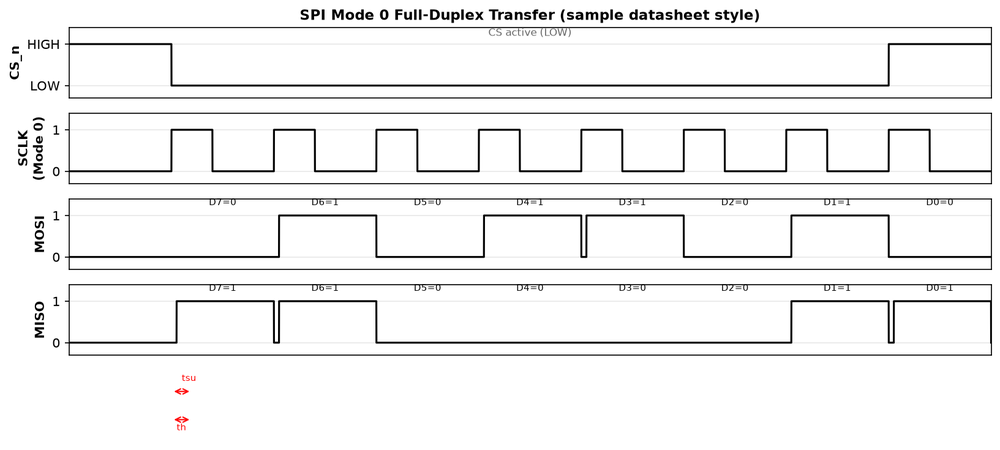
#> input picture test-input-spi.png, 1000 x 450 px, shrunk from 1633 x 735 before the run, found by its file name
$ python measure_input.py
#> lines starting #> are read from the running program, lines starting #| are printed output that depends on the picture
#!/usr/bin/env python3
# -*- coding: utf-8 -*-
"""
measure_input.py — 从「原图」里量出时钟对齐线该画在哪，落盘成 clk-overlay.json。

设计原则（对应铁律 0：原图不可修改）：
  * 本脚本**只读**原图，绝不写回、绝不重画。原图是基准，不是产物。
  * 叠加线位置不靠人手算，而是**从原图自身的 SCLK 时钟边沿量出来** ——
    这样任何人对原图的改动都会让叠加线对不上，且能被 selftest 发现。
  * 量出来的结果存 `assets/clk-overlay.json`，网页/报告只消费这份 JSON。

量什么：
  1. 绘图区左右边界（看哪两列在整幅图高度上都是深色 → 坐标轴竖边框）
  2. 面板堆叠的上下边界（近满宽的深色行 → 横边框）
  3. SCLK 面板里的电平跳变 → 取上升沿 = 每个 SCLK 周期的起点
  4. 位边界 = 8 个上升沿 + 末尾再加一个周期

依赖：matplotlib（读 PNG）+ numpy。仅在需要重新测量时运行。
用法：
  python3 scripts/measure_input.py            # 重新测量并写入 assets/clk-overlay.json
  python3 scripts/measure_input.py --print    # 只打印，不落盘
"""
import argparse
import hashlib
import json
import os
import sys

HERE = os.path.dirname(os.path.abspath(__file__))
ROOT = os.path.dirname(HERE)
DEFAULT_PNG = os.path.join(ROOT, "assets", "test-input-spi.png")
DEFAULT_OUT = os.path.join(ROOT, "assets", "clk-overlay.json")

# 检测参数
DARK = 0.45          # 灰度阈值：低于此视为深色（信号线 / 边框）
SPINE_COL = 0.75     # 整列深色比例 > 此值 → 竖直边框
SPINE_ROW = 0.80     # 整行深色比例 > 此值 → 横边框
JUMP = 20            # 电平跳变判定：上下端像素差 > 此值


def sha256(path):
    h = hashlib.sha256()
    with open(path, "rb") as f:
        for chunk in iter(lambda: f.read(1 << 20), b""):
            h.update(chunk)
    return h.hexdigest()


def _group(vals, gap):
    out, cur = [], []
    for v in vals:
        if cur and v - cur[-1] > gap:
            out.append(cur)
            cur = []
        cur.append(v)
    if cur:
        out.append(cur)
    return out


def measure(png_path):
    import matplotlib
    matplotlib.use("Agg")
    import matplotlib.image as mpimg
    import numpy as np

    im = mpimg.imread(png_path)[..., :3]
    H, W = im.shape[:2]
#> H = 450; W = 1000
    g = im.mean(axis=2)
    dark = g < DARK
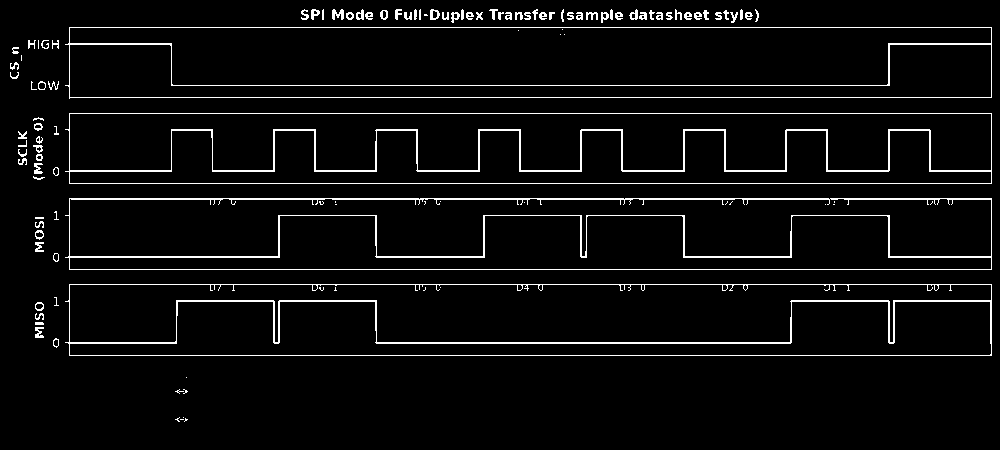
#> dark: shape (450, 1000) bool; 4.7% white in thin lines or dots

    # --- 1. 面板横边框 ---
    rf = dark.mean(axis=1)
#> rf = 450 values, max 0.923 at index 27, min 0 at index 0, mean 0.0472
    spine_rows = [y for y in range(H) if rf[y] > SPINE_ROW]
#> spine_rows = [27, 97, 113, 183, 198, 199, 269, 284, 355]
    row_groups = _group(spine_rows, 4)
#> the loop in _group, `for v in vals:` made 9 passes
#> v on passes 1 to 9: 27, 97, 113, 183, 198, 199, 269, 284, 355
#> after the loop in _group, `for v in vals:`: cur = [355]; out = [[27], [97], [113], [183], [198, 199], [269], [284]]
#> row_groups = [[27], [97], [113], [183], [198, 199], [269], [284], [355]]
    if len(row_groups) < 8:
        raise SystemExit(f"只找到 {len(row_groups)} 条横边框，期望 8 条（4 个面板）")

    # 相邻两条组成一个面板： (top, bottom)
    panels = [(row_groups[i][0], row_groups[i + 1][-1])
              for i in range(0, len(row_groups) - 1, 2)]
#> panels = [(27, 97), (113, 183), (198, 269), (284, 355)]
    stack_top, stack_bot = panels[0][0], panels[-1][1]
#> stack_top = 27; stack_bot = 355

    # --- 2. 绘图区左右边界 ---
    band = dark[stack_top:stack_bot + 1, :]
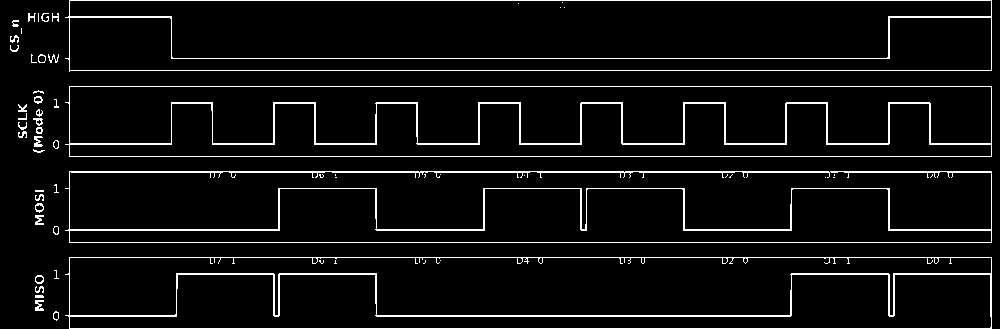
#> band: shape (329, 1000) bool; 5.8% white in thin lines or dots
    cf = band.mean(axis=0)
#> cf = 1000 values, max 0.872 at index 69, min 0 at index 0, mean 0.0584
    spine_cols = [x for x in range(W) if cf[x] > SPINE_COL]
#> spine_cols = [69, 991]
    col_groups = _group(spine_cols, 4)
#> the loop in _group (call 2), `for v in vals:` made 2 passes
#> v on passes 1 to 2: 69, 991
#> col_groups = [[69], [991]]
    if len(col_groups) < 2:
        raise SystemExit("找不到绘图区左右边框")
    plot_l, plot_r = col_groups[0][0], col_groups[-1][-1]
#> plot_l = 69; plot_r = 991

    # --- 3. SCLK 面板的跳变（第 2 个面板） ---
    assert len(panels) >= 2, "面板数不足 2，无法定位 SCLK"
    py0, py1 = panels[1]
#> py0 = 113; py1 = 183
    inner = dark[py0 + 2:py1 - 1, :]
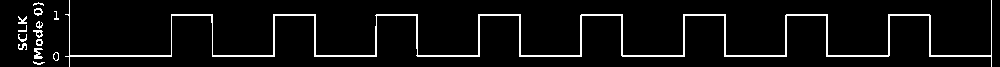
#> inner: shape (67, 1000) bool; 5.4% white in thin lines or dots
    top_of = {}
    nz = inner.argmax(axis=0)         # 每列第一个深色像素的相对行号
#> nz = 1000 values, max 62 at index 44, min 0 at index 0, mean 37.03
    has = inner.any(axis=0)
    for x in range(plot_l, plot_r + 1):
        if has[x]:
            top_of[x] = int(nz[x])
#> after the loop, top_of = 923 items

    jumps = []
    for x in range(plot_l + 3, plot_r - 2):
        if x - 3 in top_of and x + 3 in top_of:
            if abs(top_of[x - 3] - top_of[x + 3]) > JUMP:
                jumps.append(x)
#> after the loop, jumps = 98 values from 72 to 988
    jump_groups = _group(jumps, 8)
#> jump_groups = 18 items, first 6: [72], [168, 169, 170, 171, 172, 173], [210, 211, 212, 213, 214, 215], [270, 271, 272, 273, 274, 275], [313, 314, 315, 316, 317, 318], [372, 373, 374, 375, 376, 377]
    edges = [int(round(sum(gr) / len(gr))) for gr in jump_groups]
#> edges = [72, 170, 212, 272, 316, 374, 418, 478, 520, 580, 622, 682, 726, 784, 828, 888, 930, 988]

    # 上升沿 = 顶端像素变小（电平升高）
    rises = []
    for e in edges:
        a, b = top_of.get(e - 4), top_of.get(e + 4)
        if a is not None and b is not None and b < a:
            rises.append(e)
#> this loop made 18 passes
#> (e, a, b) on passes 2 to 13: (170, 55, 14), (212, 14, 55), (272, 55, 14), (316, 14, 55), (374, 55, 14), (418, 14, 55), (478, 55, 14), (520, 14, 55), (580, 55, 14), (622, 14, 55), (682, 55, 14), (726, 14, 55)
#> (e, b) on pass 1: (72, 55)
#> after the loop, rises = [170, 272, 374, 478, 580, 682, 784, 888]

    if len(rises) < 2:
        raise SystemExit(f"只找到 {len(rises)} 个 SCLK 上升沿")

    period = (rises[-1] - rises[0]) / (len(rises) - 1)
#> period = 102.6
    boundaries_px = rises + [rises[-1] + period]
#> boundaries_px = [170, 272, 374, 478, 580, 682, 784, 888, 990.6]

    out = {
        "source_png": os.path.basename(png_path),
        "sha256": sha256(png_path),
        "size": [W, H],
        "plot_x": [plot_l, plot_r],
        "panel_stack_y": [stack_top, stack_bot],
        "panels_y": [list(p) for p in panels],
        "sclk_edges_px": edges,
        "sclk_rises_px": rises,
        "sclk_period_px": round(period, 3),
        "boundaries_px": [round(v, 3) for v in boundaries_px],
        "boundaries_frac": [round(v / W, 6) for v in boundaries_px],
        "line_y_frac": [round(stack_top / H, 6), round(stack_bot / H, 6)],
        "_note": "由 scripts/measure_input.py 从原图实测；原图本身未被修改",
    }
    return out


def main():
    ap = argparse.ArgumentParser()
    ap.add_argument("--png", default=DEFAULT_PNG)
    ap.add_argument("--out", default=DEFAULT_OUT)
    ap.add_argument("--print", dest="do_print", action="store_true")
    a = ap.parse_args()

    data = measure(a.png)
#> data = 13 items
    print(f"原图 {data['source_png']}  {data['size'][0]}x{data['size'][1]}")
#| 原图 test-input-spi.png  1000x450
    print(f"  sha256      {data['sha256']}")
#|   sha256      f34eb9fb04bcfb6f5b1169c7ca8f8a8499210cfcb5801ecaf4e9b7d9f699ab10
    print(f"  绘图区 x    {data['plot_x']}")
#|   绘图区 x    [69, 991]
    print(f"  面板堆叠 y  {data['panel_stack_y']}")
#|   面板堆叠 y  [27, 355]
    print(f"  SCLK 上升沿 {data['sclk_rises_px']}")
#|   SCLK 上升沿 [170, 272, 374, 478, 580, 682, 784, 888]
    print(f"  SCLK 周期   {data['sclk_period_px']} px")
#|   SCLK 周期   102.571 px
    print(f"  位边界(px)  {data['boundaries_px']}")
#|   位边界(px)  [170, 272, 374, 478, 580, 682, 784, 888, 990.571]
    print(f"  位边界(%)   {[round(f*100, 3) for f in data['boundaries_frac']]}")
#|   位边界(%)   [17.0, 27.2, 37.4, 47.8, 58.0, 68.2, 78.4, 88.8, 99.057]

    if not a.do_print:
        with open(a.out, "w", encoding="utf-8") as f:
            json.dump(data, f, ensure_ascii=False, indent=2)
        print(f"\n✓ 已写入 {a.out}")


if __name__ == "__main__":
    main()
